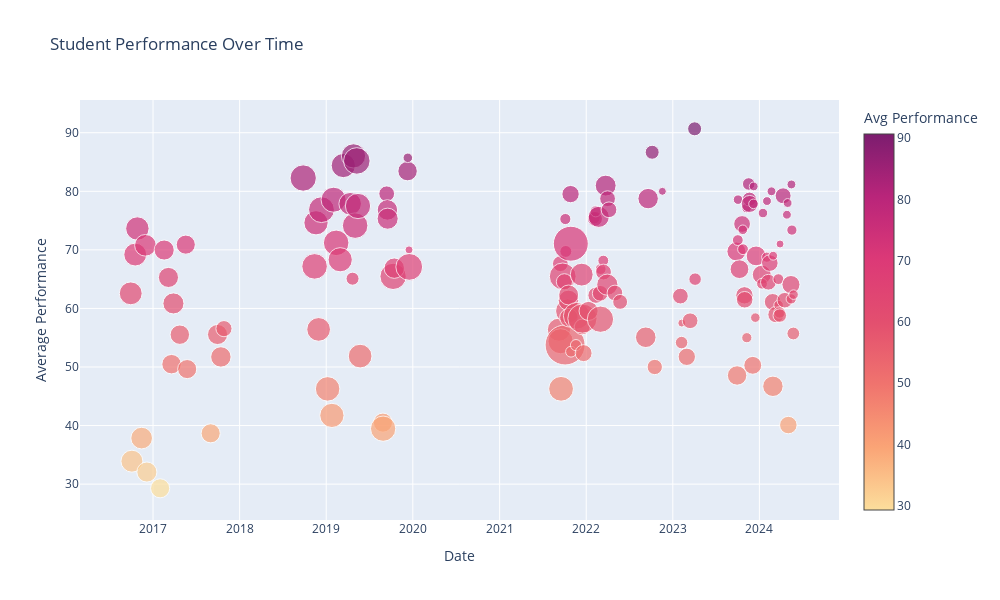

Notebook code cell kept with this figure:
### Markdown cell above
#### Vizualization for performance trend overtime

### Code cell
from src.utils import create_performance_trend_plot
fig_performance = create_performance_trend_plot(performance_trend_df)
display(fig_performance)

### Figure 1 — Plotly figure (JSON) as saved in the notebook; plotly's stock layout.template omitted (floating-point values rounded to 4 significant figures; data arrays with more than 128 entries replaced by an {"elided": "..."} marker saying what was removed)
{"data": [{"hovertemplate": "Date: %{x}<br>Avg Performance: %{y:.2f}<br>Class size: %{text}<extra></extra>", "marker": {"color": {"elided": "147 float values"}, "colorbar": {"title": {"text": "Avg Performance"}}, "colorscale": [[0, "rgb(252, 222, 156)"], [0.1667, "rgb(250, 164, 118)"], [0.3333, "rgb(240, 116, 110)"], [0.5, "rgb(227, 79, 111)"], [0.6667, "rgb(220, 57, 119)"], [0.8333, "rgb(185, 37, 122)"], [1, "rgb(124, 29, 111)"]], "showscale": true, "size": {"elided": "147 int values"}, "sizemin": 4, "sizemode": "area", "sizeref": 0.3063}, "mode": "markers", "text": {"elided": "147 int values"}, "type": "scatter", "x": {"elided": "147 str values"}, "y": {"elided": "147 float values"}}], "layout": {"height": 600, "title": {"text": "Student Performance Over Time"}, "width": 1000, "xaxis": {"title": {"text": "Date"}}, "yaxis": {"title": {"text": "Average Performance"}}}}
